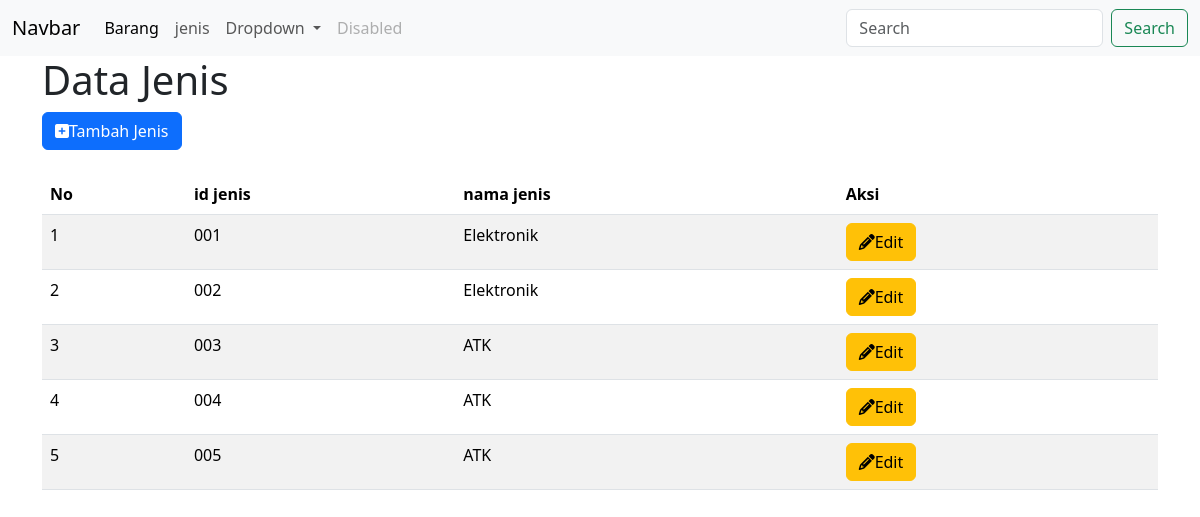
The app's page /view/jenis/index.php with its own data.
### tables this page shows
CREATE TABLE `jenis` (
  `id_jenis` varchar(15) NOT NULL,
  `nama_jenis` varchar(20) DEFAULT NULL
);

### view/jenis/index.php (the view, shortened to what this page needs)
<!DOCTYPE html>
<html lang="en">
<head>
    <link rel="stylesheet" href="https://cdn.jsdelivr.net/npm/bootstrap@5.3.3/dist/css/bootstrap.min.css">
    <link rel="stylesheet" href="https://cdnjs.cloudflare.com/ajax/libs/font-awesome/6.2.0/css/all.min.css">
</head>
<body>
<nav class="navbar navbar-expand-lg bg-body-tertiary">
  <div class="container-fluid">
    <a class="navbar-brand" href="#">Navbar</a>
    <div class="collapse navbar-collapse" id="navbarSupportedContent">
      <ul class="navbar-nav me-auto mb-2 mb-lg-0">
        <li class="nav-item">
          <a class="nav-link active" aria-current="page" href="../barang/">Barang</a>
        </li>
        <li class="nav-item">
          <a class="nav-link" href="../jenis/">jenis</a>
        </li>
        <li class="nav-item dropdown">
          <a class="nav-link dropdown-toggle" href="#" role="button" data-bs-toggle="dropdown" aria-expanded="false">
            Dropdown
          </a>
        </li>
        <li class="nav-item">
          <a class="nav-link disabled" aria-disabled="true">Disabled</a>
        </li>
      </ul>
      <form class="d-flex" role="search">
        <input class="form-control me-2" type="search" placeholder="Search" aria-label="Search">
        <button class="btn btn-outline-success" type="submit">Search</button>
      </form>
    </div>
  </div>
</nav>
    <div class="container">
    <h1>Data Jenis</h1>
    <a href="view_tambah.php" class="btn btn-primary"><i class="fa-solid fa-square-plus"></i>Tambah Jenis</a>
    <table class="table table-striped"><br></br>
    </div>
  <thead>
    <tr>
    <th scope="col">No</th>
      <th scope="col">id jenis</th>
      <th scope="col">nama jenis</th>
      <th scope="col">Aksi</th>
    </tr>
  </thead>
  <tbody>
  <?php
        include '../../config/koneksi.php';
        $query = mysqli_query($conn,"SELECT * FROM jenis");
        $no=1;
        if(mysqli_num_rows($query)){
            while($result=mysqli_fetch_assoc($query)){
                ?>
                  <tr>
                    <td><?php echo $no;?></td>
                    <td><?php echo $result['id_jenis'] ?></td>
                    <td><?php echo $result['nama_jenis'] ?></td>
                    <td>
                       <a href="view_edit.php?id_jenis=<?php echo $result['id_jenis']?>"
                      class="btn btn-warning"><i class="fa-solid fa-pencil"></i>Edit</a>
                    </td>
                  </tr>
                  <?php
                  $no++;
            }
        }else{
            echo "Data kosong";
        }
        ?>
  </tbody>
</body>
</html>

### records on screen
jenis: id_jenis "001", nama_jenis "Elektronik"
jenis: id_jenis "002", nama_jenis "Elektronik"
jenis: id_jenis "003", nama_jenis "ATK"
jenis: id_jenis "004", nama_jenis "ATK"
jenis: id_jenis "005", nama_jenis "ATK"
